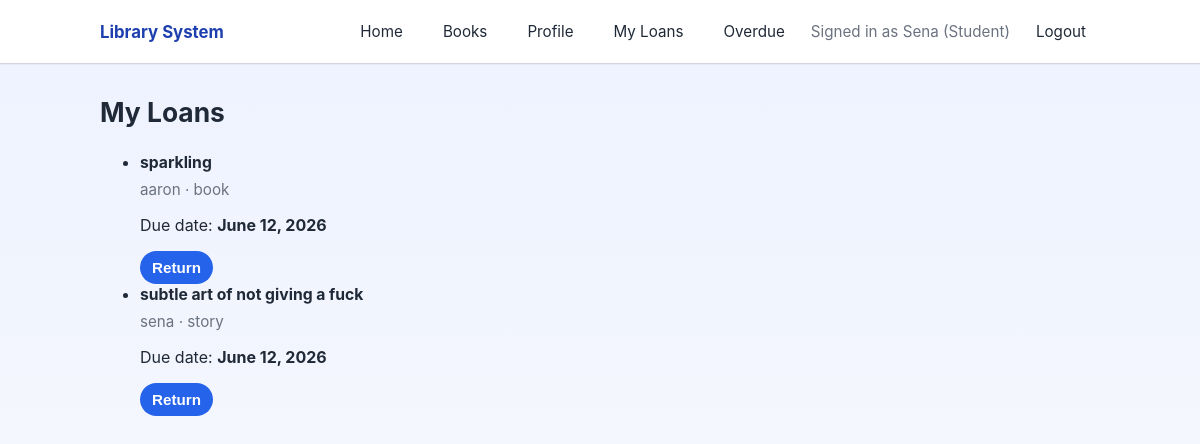
The page /books/my-loans/ (signed in) on the database its author committed.
### library/models.py (models this page shows, shortened)
class Loan(models.Model):
    user = models.ForeignKey(User, on_delete=models.CASCADE)
    book = models.ForeignKey(Book, on_delete=models.CASCADE)
    borrowed_date = models.DateField(auto_now_add=True)
    return_date = models.DateField()
    returned = models.BooleanField(default=False)

class Book(models.Model):
    category = models.ForeignKey(Category, on_delete=models.CASCADE)
    title = models.CharField(max_length=200)
    author = models.CharField(max_length=100)
    description = models.TextField()
    cover_image = models.ImageField(upload_to='books/')
    available_copies = models.PositiveIntegerField(default=1)

class Category(models.Model):
    name = models.CharField(max_length=100)

### library/views.py (the view)
# urls.py: path('books/my-loans/', views.my_loans, name='my_loans'),
@login_required
def my_loans(request):
    loans = Loan.objects.filter(user=request.user, returned=False).select_related('book')
    return render(request, 'library/my_loans.html', {'loans': loans})

### library/templates/library/my_loans.html (shortened to what this page needs)
{% extends 'base.html' %}
{% block content %}
<div class="page-header">
    <h1>My Loans</h1>
</div>
{% if loans %}
    <ul class="loan-list">
        {% for loan in loans %}
            <li class="loan-card">
                <div class="loan-card-main">
                    <div>
                        <a class="book-title" href="{% url 'book_detail' loan.book.id %}">{{ loan.book.title }}</a>
                        <p class="book-meta">{{ loan.book.author }}{% if loan.book.category %} · {{ loan.book.category.name }}{% endif %}</p>
                        <p>Due date: <strong>{{ loan.return_date }}</strong></p>
                    </div>
                    <div class="loan-actions">
                        <form method="post" action="{% url 'return_book' loan.id %}">
                            <button class="button button-primary" type="submit">Return</button>
                        </form>
                    </div>
                </div>
            </li>
        {% endfor %}
    </ul>
{% else %}
    <div class="empty-state">
        <p>You have no active loans right now.</p>
        <a class="button" href="{% url 'book_list' %}">Browse Books</a>
    </div>
{% endif %}
{% endblock %}

### templates/base.html (shortened to what this page needs)
{% load static %}
<!DOCTYPE html>
<html>
<head>
    <link rel="stylesheet" href="{% static 'css/style.css' %}">
</head>
<body>
    <header class="site-header">
        <div class="container header-inner">
            <a class="brand" href="/">Library System</a>
            <nav class="site-nav">
                <a href="/">Home</a>
                {% if user.is_authenticated %}
                    <a href="/books/">Books</a>
                    <a href="{% url 'profile' %}">Profile</a>
                    {% if not user.is_staff %}
                        <a href="{% url 'my_loans' %}">My Loans</a>
                    {% endif %}
                    <a href="{% url 'overdue_loans' %}">Overdue</a>
                    <span class="nav-user">Signed in as {{ user.username }} ({{ user.is_staff|yesno:"Staff,Student" }})</span>
                    <a href="{% url 'logout' %}">Logout</a>
                {% else %}
                    <a href="{% url 'login' %}">Login</a>
                    <a href="{% url 'register' %}">Register</a>
                {% endif %}
            </nav>
        </div>
    </header>
    <main class="container main-content">
        {% block content %}
        {% endblock %}
    </main>
</body>
</html>

### static/css/style.css (style rules this page uses)
* { box-sizing: border-box; }
:root { --bg: #f7f8fb; --surface: #ffffff; --surface-strong: #edf2f7; --text: #1f2937; --muted: #6b7280; --primary: #2563eb; --primary-dark: #1e40af; --danger: #dc2626; --warning: #f59e0b; --border: #d1d5db; --shadow: 0 10px 30px rgba(15, 23, 42, 0.08); }
body { margin: 0; min-height: 100vh; font-family: Inter, system-ui, -apple-system, BlinkMacSystemFont, "Segoe UI", sans-serif; background: linear-gradient(180deg, #eef2ff 0%, #f8fafc 100%); color: var(--text); }
.container { width: min(1000px, calc(100% - 32px)); margin: 0 auto; }
.site-header { background: #ffffff; border-bottom: 1px solid var(--border); box-shadow: 0 1px 0 rgba(15, 23, 42, 0.04); }
.header-inner { display: flex; align-items: center; justify-content: space-between; gap: 12px; padding: 12px 0; }
.brand { font-size: 1.05rem; font-weight: 700; color: var(--primary-dark); text-decoration: none; }
.site-nav { display: flex; flex-wrap: wrap; align-items: center; gap: 12px; font-size: 0.95rem; }
.site-nav a { color: var(--text); text-decoration: none; padding: 10px 14px; border-radius: 9999px; transition: background 0.2s ease, color 0.2s ease; }
.nav-user { color: var(--muted); }
.main-content { padding: 32px 0 64px; }
.page-header { display: flex; flex-wrap: wrap; justify-content: space-between; align-items: center; gap: 16px; margin-bottom: 24px; }
.page-header h1 { margin: 0; font-size: clamp(1.5rem, 2.2vw, 1.8rem); }
.search-form button, .link-button, .button { border: none; cursor: pointer; border-radius: 9999px; padding: 8px 12px; background: var(--primary); color: #fff; text-decoration: none; font-weight: 600; font-size: 0.95rem; transition: transform 0.12s ease, background 0.12s ease; }
.book-title { display: inline-block; font-size: 0.98rem; font-weight: 700; color: var(--text); text-decoration: none; }
.book-meta { margin: 8px 0 0; color: var(--muted); font-size: 0.95rem; }

### rows shown on the page
Loan: book "sparkling", book.author "aaron", book.category.name "book", return_date "June 12, 2026"
Loan: book "subtle art of not giving a fuck", book.author "sena", book.category.name "story", return_date "June 12, 2026"

### other values the page prints
{{ user.username }} "Sena"
{{ user.is_staff|yesno:"Staff,Student" }} "Student"
